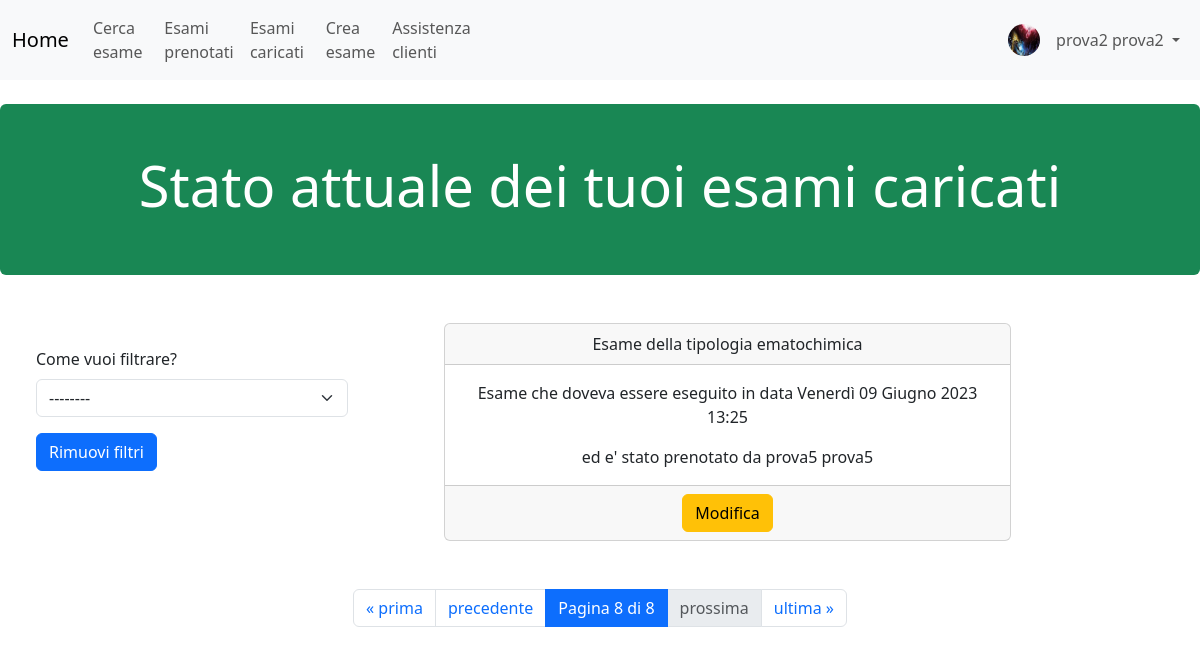
Screenshot of /medici/esami_caricati/?page=8 (signed in) with the database file from the repository.
### utenti_custom/models.py (models this page shows)
class UtenteCustom(AbstractUser):
    username = None
    email = models.EmailField(_('email address'), unique=True)
    foto_profilo = models.ImageField(upload_to ='immagini_utenti/%Y/%m/%d/', blank=True, null=True)
    USERNAME_FIELD = 'email'
    REQUIRED_FIELDS = ['first_name', 'last_name',]
    objects = UserManager()
    def __str__(self):
        return f"{self.first_name} {self.last_name}"

### gestione_medici/models.py (models this page shows, shortened)
class Esame(DirtyFieldsMixin, models.Model):
    TIPOLOGIE_POSSIBILI = [
        ('ematochimica', 'Ematochimica'),
        ('urine', 'Urine'),
        ('oculistica', 'Oculistica'),
        ('radiografia', 'Radiografia'),
        ('ginecologia', 'Ginecologia'),
        ('ecografia', 'Ecografia'),
        ('risonanza_magnetica', 'Risonanza magnetica'),
        ('cardiologia', 'Cardiologia'),
        ('allergologia', 'Allergologia'),
        ('gastroenterologia', 'gastroenterologia'),
        ('urologia', 'Urologia'),
        ('psichiatria', 'Psichiatria'),
        ('pediatria', 'Pediatria'),
        ('otorinolaringologia', 'Otorinolaringologia'),
        ('neurologia', 'Neurologia'),
        ('dermatologia', 'Dermatologia'),
        ('endocrinologia', 'Endocrinologia'),
        ('angiologia', 'Angiologia')
    ]
    STATI_POSSIBILI = [
        ('disponibile', 'Disponibile'),
        ('prenotato', 'Prenotato'),
        ('eseguito', 'Eseguito'),
        ('cancellato', 'Cancellato')
    ]
    tipologia = models.CharField(max_length=30, choices=TIPOLOGIE_POSSIBILI)
    medico = models.ForeignKey(Medico, related_name='esami_caricati', on_delete=models.PROTECT)
    data = models.DateTimeField()
    stato = models.CharField(max_length=20, choices=STATI_POSSIBILI, default='disponibile')
    paziente = models.ForeignKey(UtenteCustom, related_name='esami', null=True, blank=True,
                               on_delete=models.SET_NULL)
    def __str__(self):
        verbo_corretto = "verra'"
        paziente = "nessuno" if self.paziente is None else self.paziente
        frase_finale = f"ed e' stato prenotato da {paziente}"
        if self.stato == 'eseguito':
            verbo_corretto = "e' stato"
        elif self.stato == 'cancellato':
            verbo_corretto = 'che doveva essere'
            frase_finale = "e' stato cancellato"
        return (f"L'esame della tipologia {self.tipologia} {verbo_corretto} eseguito dal medico {self.medico} "
                f"in data {self.data.strftime('%d-%m-%Y')} alle ore {self.data.strftime('%H:%M:%S')} {frase_finale}")
    class Meta:
        verbose_name_plural = 'Esami'
        ordering = ['data']

### gestione_medici/views.py (the view)
# urls.py: path('esami_caricati/', esami_caricati, name='esami_caricati'),
@user_passes_test(ha_gruppo_medico)
def esami_caricati(request):
    user = get_object_or_404(UtenteCustom, pk=request.user.pk)
    parametri_ricerca = ['search_categoria', 'search_stato', 'search_data_inizio', 'search_data_fine']
    parametri_separati = {f"&{key}={value}" for key, value in request.GET.items() if key in parametri_ricerca}
    parametri_uniti = ''.join(parametri_separati)
    medico = user.medico
    esami = medico.esami_caricati.all().order_by('-data')
    risultati = FiltraEsameForm(request.GET)
    if risultati.is_valid():
        esami = filtra_esami(risultati, esami)
    paginatore = Paginator(esami, 1)
    numero_pagina = request.GET.get("page")
    pagina = paginatore.get_page(numero_pagina)
    form = FiltraEsameForm()
    ctx = {'page_obj':pagina, 'form':form, 'stringa_ricerca': parametri_uniti}
    print(esami)
    return render(request,"gestione_medici/esami_caricati.html",ctx)

### gestione_medici/forms.py
class FiltraEsameForm(forms.Form):
    helper = FormHelper()
    helper.form_id = 'cerca_esame_crispy_form'
    helper.form_method = 'GET'
    helper.add_input(Submit("submit","Filtra Esami"))
    categorie = [('', '--------'), ('stato', 'Stato'), ('data', 'Data')]
    search_categoria = forms.ChoiceField(label="Come vuoi filtrare?", choices=categorie,
                                         required=False)
    search_stato = forms.ChoiceField(label='Quale stato?', choices=Esame.STATI_POSSIBILI, required=False)
    search_data_inizio = forms.DateTimeField(label="Da quando?", required=False, widget=DateTimePickerInput())
    search_data_fine = forms.DateTimeField(label="Fino a quando?", required=False,
                                           widget=DateTimePickerInput(range_from='search_data_inizio'))

### gestione_medici/models.py (called while the page is built)
    def __str__(self):
        return self.utente.__str__()

### gestione_medici/views.py (called while the page is built, shortened)
def ha_gruppo_medico(user):
    return user.groups.filter(name='Medici').exists()

def filtra_esami(form, esami):
        categoria = form.cleaned_data.get('search_categoria')
        if categoria == 'stato':
            stato = form.cleaned_data.get('search_stato')
            esami = esami.filter(stato__exact=stato)
        return esami

### gestione_medici/templates/gestione_medici/esami_caricati.html (shortened to what this page needs)
{% extends 'base.html' %}
{% load crispy_forms_tags %}
{% block content %}
<div class="mt-4 p-5 bg-success text-white rounded">
  <div class="container">
    <h2 style="text-align:center;" class="display-4">Stato attuale dei tuoi esami caricati</h2>
  </div>
</div>
<br>
<div class="row">
  <div class='col p-5'>
    {% crispy form %}
  </div>
  <div class="col-sm-8 ps-5">
    {% for e in page_obj  %}
      <br>
      <div class="card text-center w-75">
        <div class="card-header">
          Esame della tipologia {{ e.tipologia }}
        </div>
        <div class="card-body">
          {% if e.stato == 'prenotato' or e.stato == 'disponibile' %}
              <p class="card-text"> Esame che verrà eseguito in data {{e.data}}</p>
          {% elif e.stato == 'eseguito' %}
              <p class="card-text"> Esame eseguito in data {{e.data}}</p>
          {% elif e.stato == 'cancellato' %}
            <p class="card-text"> Esame che doveva essere eseguito in data {{e.data}}</p>
          {% endif%}
          {% if e.paziente is not None %}
            <p class="card-text"> ed e' stato prenotato da {{e.paziente}}</p>
          {% elif e.stato != 'cancellato' %}
            <p class="card-text"> e non e' ancora stato prenotato</p>
          {% endif %}
        </div>
        <div class="card-footer">
          <a href="{% url 'gestione_medici:modifica_esame' e.pk %}"
          class="btn btn-warning" style="">Modifica</a>
        </div>
      </div>
      <br>
    {% endfor %}
  </div>
</div>
<br>
<nav aria-label="Page navigation example">
  <ul class="pagination justify-content-center">
        <li class="page-item"><a class="page-link" href="?page=1{{stringa_ricerca}}">&laquo; prima</a></li>
        {% if page_obj.has_previous %}
          <li class="page-item"><a class="page-link" href="?page={{ page_obj.previous_page_number }}{{stringa_ricerca}}">precedente</a></li>
        {% else %}
          <li class="page-item disabled"><a class="page-link" href="#">precedente</a></li>
        {% endif %}
        <li class="page-item active " aria-current="page">
          <a class="page-link" href="#">Pagina {{ page_obj.number }} di {{ page_obj.paginator.num_pages }}</a>
        </li>
        {% if page_obj.has_next %}
          <li class="page-item"><a class="page-link" href="?page={{ page_obj.next_page_number }}{{stringa_ricerca}}">prossima</a></li>
        {% else %}
          <li class="page-item"><a class="page-link disabled" href="#">prossima</a></li>
        {% endif %}
        <li class="page-item"><a class="page-link" href="?page={{ page_obj.paginator.num_pages }}{{stringa_ricerca}}">ultima &raquo;</a></li>
  </ul>
</nav>
{% endblock %}

### templates/base.html (shortened to what this page needs)
<!DOCTYPE html>
<html lang="en">
{% load static %}
<head>
  <link rel="stylesheet" href="https://cdn.jsdelivr.net/npm/bootstrap@5.3.0/dist/css/bootstrap.min.css">
  {% load crispy_forms_tags %}
</head>
<body>
  <nav class="navbar navbar-expand-sm bg-light navbar-light">
    <div class="container-fluid ">
      {% block navbar %}
      <a class="navbar-brand" href="{% url 'home' %}">Home</a>
      <div class="collapse navbar-collapse" id="collapsibleNavbar">
        <ul class="navbar-nav">
          <li class="nav-item">
            <a class="nav-link" href="{% url 'gestione_utenti:ricerca_esami' %}">Cerca esame</a>
          </li>
          <li class="nav-item">
            <a class="nav-link" href="{% url 'gestione_utenti:situazione' %}">Esami prenotati</a>
          </li>
          {% if request.user.groups.all.0.name == 'Medici' %}
          <li class="nav-item">
            <a class="nav-link" href="{% url 'gestione_medici:esami_caricati' %}">Esami caricati</a>
          </li>
          <li class="nav-item">
            <a class="nav-link" href="{% url 'gestione_medici:crea_esame' %}">Crea esame</a>
          </li>
          {% endif%}
          {% if request.user.groups.all.0.name == 'Assistenza' %}
          <li class="nav-item">
            <a class="nav-link" href="{% url 'gestione_assistenza:utenti_attesa' %}">Utenti in attesa</a>
          </li>
          <li class="nav-item">
            <a class="nav-link" href="{% url 'admin:index' %}">Pannello Assistenza</a>
          </li>
          {% elif not request.user.is_staff %}
          <li class="nav-item">
            <a class="nav-link" href="{% url 'gestione_assistenza:richiesta_assistenza' %}">Assistenza clienti</a>
          </li>
          {% else %}
          <li class="nav-item">
            <a class="nav-link" href="{% url 'admin:index' %}">Pannello Admin</a>
          </li>
          {% endif%}
        </ul>
        <div class="navbar-collapse collapse w-100 order-3 dual-collapse2">
          <ul class="navbar-nav ms-auto">
            <li class="nav-item">
              <span class="navbar-text">
                {% if request.user.is_authenticated and request.user.foto_profilo %}
                  <img src="{{ request.user.foto_profilo.url }}" alt="Foto profilo" class="rounded-circle mt-1 me-2" style="width: 32px; height: 32px;">
                {% else %}
                  <img src="{% static '/immagini/blank_profile_picture.png' %}" alt="Immagine default" class="rounded-circle mt-1 me-2" style="width: 32px; height: 32px;">
                {% endif %}
              </span>
            </li>
            <li class="nav-item dropdown">
              <a class="nav-link dropdown-toggle" id="navbarDropdownMenuLink" role="button" data-bs-toggle="dropdown" aria-haspopup="true" aria-expanded="false">
                {% if request.user.is_authenticated %}
                  {{ request.user }}
                {% else %}
                  Utente anonimo
                {% endif %}
              </a>
          </ul>
        </div>
      </div>
      {% endblock %}
    </div>
  </nav>
{% block content %}
{% endblock %}
</body>
</html>

### rows the page displays
UtenteCustom: user.foto_profilo (picture), user "prova2 prova2"
Esame: tipologia "ematochimica", data "Venerdì 09 Giugno 2023 13:25", paziente "prova5 prova5"

### other values shown
{{ page_obj.number }} "8"
{{ page_obj.paginator.num_pages }} "8"
